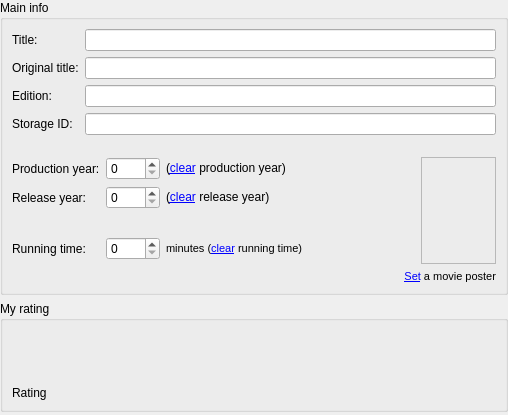
<ui version="4.0" >
 <class>MvdMainInfoPage</class>
 <widget class="QWidget" name="MvdMainInfoPage" >
  <property name="geometry" >
   <rect>
    <x>0</x>
    <y>0</y>
    <width>508</width>
    <height>415</height>
   </rect>
  </property>
  <property name="windowTitle" >
   <string>Main info</string>
  </property>
  <layout class="QGridLayout" >
   <property name="margin" >
    <number>0</number>
   </property>
   <property name="spacing" >
    <number>6</number>
   </property>
   <item row="0" column="0" >
    <widget class="QGroupBox" name="mainBox" >
     <property name="title" >
      <string>Main info</string>
     </property>
     <layout class="QGridLayout" >
      <property name="margin" >
       <number>9</number>
      </property>
      <property name="spacing" >
       <number>6</number>
      </property>
      <item rowspan="5" row="2" column="5" >
       <layout class="QGridLayout" >
        <property name="margin" >
         <number>0</number>
        </property>
        <property name="spacing" >
         <number>6</number>
        </property>
        <item row="1" column="0" colspan="2" >
         <widget class="QLabel" name="posterStatus" >
          <property name="sizePolicy" >
           <sizepolicy>
            <hsizetype>3</hsizetype>
            <vsizetype>5</vsizetype>
            <horstretch>0</horstretch>
            <verstretch>0</verstretch>
           </sizepolicy>
          </property>
          <property name="text" >
           <string>&lt;html>&lt;head>&lt;meta name="qrichtext" content="1" />&lt;style type="text/css">
p, li { white-space: pre-wrap; }
&lt;/style>&lt;/head>&lt;body style=" font-family:'MS Shell Dlg 2'; font-size:8.25pt; font-weight:400; font-style:normal; text-decoration:none;">
&lt;p style=" margin-top:0px; margin-bottom:0px; margin-left:0px; margin-right:0px; -qt-block-indent:0; text-indent:0px; font-size:8pt;">&lt;a href="movida://select/poster">&lt;span style=" text-decoration: underline; color:#0000ff;">Set&lt;/span>&lt;/a> a movie poster&lt;/p>&lt;/body>&lt;/html></string>
          </property>
          <property name="textFormat" >
           <enum>Qt::AutoText</enum>
          </property>
          <property name="alignment" >
           <set>Qt::AlignRight|Qt::AlignTrailing|Qt::AlignVCenter</set>
          </property>
          <property name="wordWrap" >
           <bool>false</bool>
          </property>
         </widget>
        </item>
        <item row="0" column="1" >
         <widget class="MvdLinkLabel" name="poster" >
          <property name="sizePolicy" >
           <sizepolicy>
            <hsizetype>0</hsizetype>
            <vsizetype>0</vsizetype>
            <horstretch>0</horstretch>
            <verstretch>0</verstretch>
           </sizepolicy>
          </property>
          <property name="minimumSize" >
           <size>
            <width>75</width>
            <height>107</height>
           </size>
          </property>
          <property name="maximumSize" >
           <size>
            <width>75</width>
            <height>107</height>
           </size>
          </property>
          <property name="frameShape" >
           <enum>QFrame::StyledPanel</enum>
          </property>
          <property name="frameShadow" >
           <enum>QFrame::Plain</enum>
          </property>
          <property name="text" >
           <string/>
          </property>
         </widget>
        </item>
        <item row="0" column="0" >
         <spacer>
          <property name="orientation" >
           <enum>Qt::Horizontal</enum>
          </property>
          <property name="sizeType" >
           <enum>QSizePolicy::Minimum</enum>
          </property>
          <property name="sizeHint" >
           <size>
            <width>41</width>
            <height>57</height>
           </size>
          </property>
         </spacer>
        </item>
       </layout>
      </item>
      <item row="6" column="1" >
       <spacer>
        <property name="orientation" >
         <enum>Qt::Vertical</enum>
        </property>
        <property name="sizeType" >
         <enum>QSizePolicy::Expanding</enum>
        </property>
        <property name="sizeHint" >
         <size>
          <width>40</width>
          <height>31</height>
         </size>
        </property>
       </spacer>
      </item>
      <item row="1" column="2" >
       <spacer>
        <property name="orientation" >
         <enum>Qt::Vertical</enum>
        </property>
        <property name="sizeType" >
         <enum>QSizePolicy::Fixed</enum>
        </property>
        <property name="sizeHint" >
         <size>
          <width>40</width>
          <height>16</height>
         </size>
        </property>
       </spacer>
      </item>
      <item row="0" column="0" colspan="6" >
       <layout class="QGridLayout" >
        <property name="margin" >
         <number>0</number>
        </property>
        <property name="spacing" >
         <number>6</number>
        </property>
        <item row="2" column="0" >
         <widget class="QLabel" name="labVersion" >
          <property name="text" >
           <string>Edition:</string>
          </property>
         </widget>
        </item>
        <item row="0" column="1" >
         <widget class="QLineEdit" name="title" />
        </item>
        <item row="2" column="1" >
         <widget class="QLineEdit" name="version" />
        </item>
        <item row="3" column="0" >
         <widget class="QLabel" name="labStorageID" >
          <property name="text" >
           <string>Storage ID:</string>
          </property>
         </widget>
        </item>
        <item row="1" column="0" >
         <widget class="QLabel" name="labOriginalTitle" >
          <property name="text" >
           <string>Original title:</string>
          </property>
         </widget>
        </item>
        <item row="0" column="0" >
         <widget class="QLabel" name="labTitle" >
          <property name="text" >
           <string>Title:</string>
          </property>
         </widget>
        </item>
        <item row="1" column="1" >
         <widget class="QLineEdit" name="originalTitle" />
        </item>
        <item row="3" column="1" >
         <widget class="QLineEdit" name="storageID" />
        </item>
       </layout>
      </item>
      <item row="4" column="1" >
       <spacer>
        <property name="orientation" >
         <enum>Qt::Vertical</enum>
        </property>
        <property name="sizeType" >
         <enum>QSizePolicy::Fixed</enum>
        </property>
        <property name="sizeHint" >
         <size>
          <width>47</width>
          <height>16</height>
         </size>
        </property>
       </spacer>
      </item>
      <item row="2" column="1" >
       <widget class="QSpinBox" name="productionYear" >
        <property name="maximum" >
         <number>9999</number>
        </property>
        <property name="minimum" >
         <number>0</number>
        </property>
        <property name="value" >
         <number>0</number>
        </property>
       </widget>
      </item>
      <item row="5" column="4" >
       <spacer>
        <property name="orientation" >
         <enum>Qt::Horizontal</enum>
        </property>
        <property name="sizeHint" >
         <size>
          <width>79</width>
          <height>20</height>
         </size>
        </property>
       </spacer>
      </item>
      <item row="2" column="2" colspan="2" >
       <widget class="QLabel" name="clearProductionYear" >
        <property name="text" >
         <string>(&lt;a href="movida://clear/productionyear">clear&lt;/a> production year)</string>
        </property>
       </widget>
      </item>
      <item row="5" column="2" colspan="2" >
       <widget class="QLabel" name="clearRunningTime" >
        <property name="text" >
         <string>&lt;html>&lt;head>&lt;meta name="qrichtext" content="1" />&lt;style type="text/css">
p, li { white-space: pre-wrap; }
&lt;/style>&lt;/head>&lt;body style=" font-family:'MS Shell Dlg 2'; font-size:8.25pt; font-weight:400; font-style:normal; text-decoration:none;">
&lt;p style=" margin-top:0px; margin-bottom:0px; margin-left:0px; margin-right:0px; -qt-block-indent:0; text-indent:0px;">minutes (&lt;a href="movida://clear/runningtime">&lt;span style=" text-decoration: underline; color:#0000ff;">clear&lt;/span>&lt;/a> running time)&lt;/p>&lt;/body>&lt;/html></string>
        </property>
       </widget>
      </item>
      <item row="2" column="0" >
       <widget class="QLabel" name="labProductionYear" >
        <property name="text" >
         <string>Production year:</string>
        </property>
       </widget>
      </item>
      <item row="3" column="0" >
       <widget class="QLabel" name="labReleaseYear" >
        <property name="text" >
         <string>Release year:</string>
        </property>
       </widget>
      </item>
      <item row="5" column="0" >
       <widget class="QLabel" name="labLength" >
        <property name="text" >
         <string>Running time:</string>
        </property>
       </widget>
      </item>
      <item row="5" column="1" >
       <widget class="QSpinBox" name="lengthMinutes" >
        <property name="maximum" >
         <number>999</number>
        </property>
       </widget>
      </item>
      <item row="3" column="1" >
       <widget class="QSpinBox" name="releaseYear" >
        <property name="maximum" >
         <number>9999</number>
        </property>
        <property name="minimum" >
         <number>0</number>
        </property>
        <property name="value" >
         <number>0</number>
        </property>
       </widget>
      </item>
      <item row="3" column="2" >
       <widget class="QLabel" name="clearReleaseYear" >
        <property name="text" >
         <string>(&lt;a href="movida://clear/releaseyear">clear&lt;/a> release year)</string>
        </property>
       </widget>
      </item>
      <item row="3" column="3" colspan="2" >
       <spacer>
        <property name="orientation" >
         <enum>Qt::Horizontal</enum>
        </property>
        <property name="sizeHint" >
         <size>
          <width>118</width>
          <height>20</height>
         </size>
        </property>
       </spacer>
      </item>
      <item row="2" column="4" >
       <spacer>
        <property name="orientation" >
         <enum>Qt::Horizontal</enum>
        </property>
        <property name="sizeHint" >
         <size>
          <width>79</width>
          <height>20</height>
         </size>
        </property>
       </spacer>
      </item>
     </layout>
    </widget>
   </item>
   <item row="1" column="0" >
    <widget class="QGroupBox" name="ratingBox" >
     <property name="title" >
      <string>My rating</string>
     </property>
     <layout class="QGridLayout" >
      <property name="margin" >
       <number>9</number>
      </property>
      <property name="spacing" >
       <number>6</number>
      </property>
      <item row="1" column="0" colspan="2" >
       <widget class="QLabel" name="ratingStatus" >
        <property name="text" >
         <string>Rating</string>
        </property>
       </widget>
      </item>
      <item row="0" column="0" >
       <widget class="MvdRatingWidget" name="ratingLabel" >
        <property name="minimumSize" >
         <size>
          <width>100</width>
          <height>50</height>
         </size>
        </property>
       </widget>
      </item>
      <item row="0" column="1" >
       <spacer>
        <property name="orientation" >
         <enum>Qt::Horizontal</enum>
        </property>
        <property name="sizeType" >
         <enum>QSizePolicy::Maximum</enum>
        </property>
        <property name="sizeHint" >
         <size>
          <width>461</width>
          <height>20</height>
         </size>
        </property>
       </spacer>
      </item>
     </layout>
    </widget>
   </item>
   <item row="2" column="0" >
    <spacer>
     <property name="orientation" >
      <enum>Qt::Vertical</enum>
     </property>
     <property name="sizeHint" >
      <size>
       <width>490</width>
       <height>16</height>
      </size>
     </property>
    </spacer>
   </item>
  </layout>
 </widget>
 <customwidgets>
  <customwidget>
   <class>MvdLinkLabel</class>
   <extends>QLabel</extends>
   <header>linklabel.h</header>
  </customwidget>
  <customwidget>
   <class>MvdRatingWidget</class>
   <extends>QLabel</extends>
   <header>ratingwidget.h</header>
  </customwidget>
 </customwidgets>
 <tabstops>
  <tabstop>title</tabstop>
  <tabstop>originalTitle</tabstop>
  <tabstop>version</tabstop>
  <tabstop>productionYear</tabstop>
  <tabstop>releaseYear</tabstop>
  <tabstop>lengthMinutes</tabstop>
  <tabstop>storageID</tabstop>
 </tabstops>
 <resources/>
 <connections/>
</ui>
